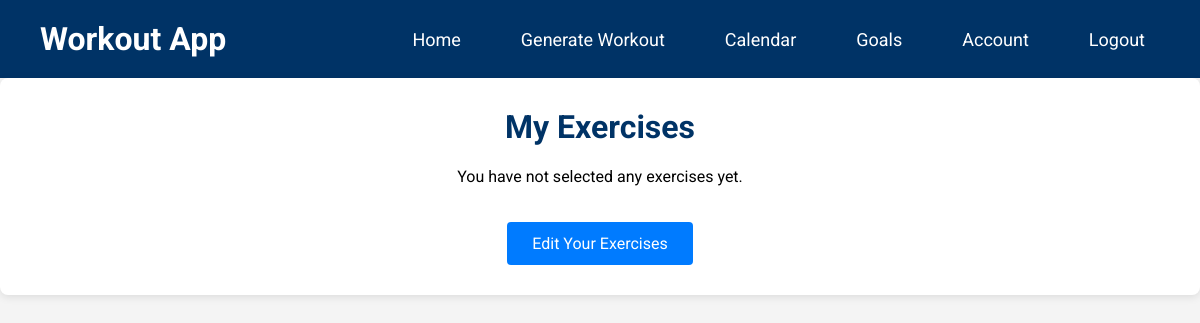
The page /goals/my-exercises/ (signed in) on the database as committed earlier.
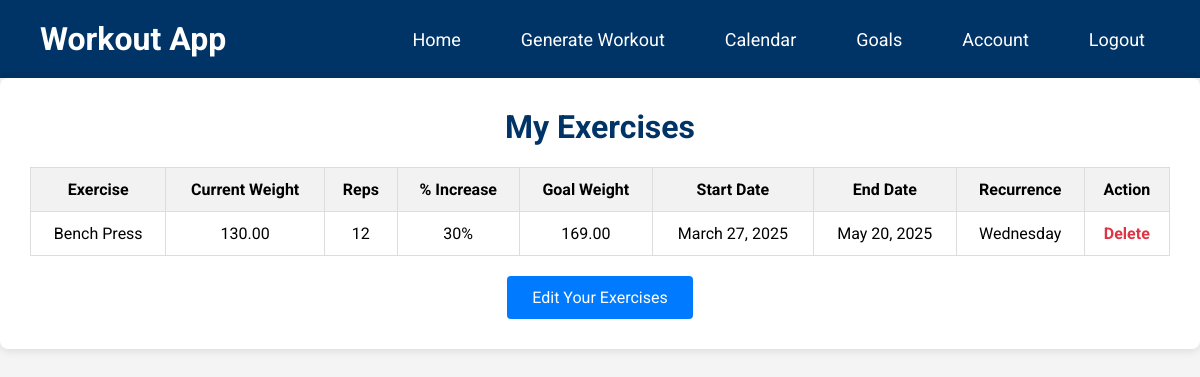
The same page on the database as committed later.
### goals/models.py (models this page shows, shortened)
class UserExercise(models.Model):
    user = models.ForeignKey(settings.AUTH_USER_MODEL, on_delete=models.CASCADE)
    exercise = models.ForeignKey(Exercise, on_delete=models.CASCADE)
    current_weight = models.DecimalField(max_digits=6, decimal_places=2)
    reps = models.PositiveIntegerField()
    percent_increase = models.IntegerField(choices=PERCENT_CHOICES, default=0)
    start_date = models.DateField(default=now)  # When recurrence starts
    end_date = models.DateField(null=True, blank=True)  # Optional end date
    recurring_day = models.IntegerField(choices=RECURRENCE_CHOICES, default=0)  # Default to Monday
    @property
    def goal_weight(self):
        return self.current_weight * (Decimal('1') + Decimal(self.percent_increase) / Decimal('100'))

class Exercise(models.Model):
    name = models.CharField(max_length=100, unique=True)
    slug = models.SlugField(unique=True)

### goals/views.py (the view)
# urls.py: path('my-exercises/', my_exercises, name='my_exercises'),
@login_required
def my_exercises(request):
    user_exercises = UserExercise.objects.filter(user=request.user)
    return render(request, 'goals/my_exercises.html', {'exercises': user_exercises})

### home/context_processors.py (called while the page is built)
def base_url(request):
    return {
        'base_url': f"{request.scheme}://{request.get_host()}/proxy/8000/"
    }

### goals/templates/goals/my_exercises.html (shortened to what this page needs)
<!DOCTYPE html>
<html lang="en">
<head>
</head>
<body>
    <header>
        <a class="logo" href="{% url 'home' %}">Workout App</a>
        <nav>
          <ul>
            <li><a href="{% url 'home' %}">Home</a></li>
            {% if user.is_authenticated %}
              <li><a href="{{ base_url }}#generate">Generate Workout</a></li>
              <li><a href="{% url 'calendar' %}">Calendar</a></li>
              <li><a href="{% url 'goals:goals' %}">Goals</a></li>
              <li><a href="{% url 'user_data' %}">Account</a></li>
              <li><a href="{% url 'logout' %}">Logout</a></li>
            {% else %}
              <li><a href="{% url 'login' %}">Login</a></li>
            {% endif %}
          </ul>
        </nav>
    </header>
  <div class="container">
    <h1>My Exercises</h1>
    {% if exercises %}
      <table>
        <thead>
          <tr>
            <th>Exercise</th>
            <th>Current Weight</th>
            <th>Reps</th>
            <th>% Increase</th>
            <th>Goal Weight</th>
            <th>Start Date</th>
            <th>End Date</th>
            <th>Recurrence</th>
            <th>Action</th>
          </tr>
        </thead>
        <tbody>
          {% for entry in exercises %}
            <tr>
              <td>{{ entry.exercise.name }}</td>
              <td>{{ entry.current_weight }}</td>
              <td>{{ entry.reps }}</td>
              <td>{{ entry.percent_increase }}%</td>
              <td>{{ entry.goal_weight|floatformat:2 }}</td>
              <td>{{ entry.start_date }}</td>
              <td>{{ entry.end_date }}</td>
              <td>{{ entry.get_recurring_day_display }}</td>
              <td>
                <a class="action-link" href="{% url 'goals:delete_exercise' entry.pk %}">Delete</a>
              </td>
            </tr>
          {% endfor %}
        </tbody>
      </table>
    {% else %}
      <p style="text-align: center;">You have not selected any exercises yet.</p>
    {% endif %}
    <div class="button-container">
      <a class="nav-button" href="{% url 'goals:set_exercises' %}">Edit Your Exercises</a>
    </div>
  </div>
</body>
</html>

### goals/templates/goals/my_exercises.html (style rules this page uses)
* { box-sizing: border-box; }
body { margin: 0; font-family: 'Roboto', sans-serif; background-color: #f4f4f4; }
a { text-decoration: none; color: inherit; }
.container { max-width: 1500px; margin: 0 auto; background-color: #fff; border-radius: 8px; box-shadow: 0 2px 8px rgba(0,0,0,0.1); padding: 30px; }
h1 { text-align: center; color: #003366; margin-top: 0; }
table { width: 100%; border-collapse: collapse; margin-top: 20px; }
th, td { padding: 12px; border: 1px solid #ddd; text-align: center; }
th { background-color: #f2f2f2; }
.action-link { color: #dc3545; font-weight: 700; transition: color 0.3s; }
.nav-button { display: inline-block; font-size: 16px; color: #fff; background-color: #007BFF; padding: 12px 25px; border-radius: 4px; text-align: center; transition: background-color 0.3s; margin-top: 20px; }
.button-container { text-align: center; }
header { background-color: #003366; color: #fff; padding: 20px 40px; display: flex; justify-content: space-between; align-items: center; }
.logo { font-size: 32px; font-weight: 700; }
nav ul { list-style: none; display: flex; margin: 0; padding: 0; }
nav li { margin-left: 30px; }
nav a { color: #fff; font-size: 18px; padding: 10px 15px; border-radius: 4px; transition: background-color 0.3s, transform 0.3s; }

Rows that differ between the two databases and show on the page:
added UserExercise: exercise.name "Bench Press", current_weight "130.00", reps "12", percent_increase "30", goal_weight "169.00", start_date "March 27, 2025", end_date "May 20, 2025", recurring_day "Wednesday"
Other text that changed with them:
text no longer shown: "You have not selected any exercises yet."
text now shown: "Exercise Current Weight Reps % Increase Goal Weight Start Date End Date Recurrence Action"
